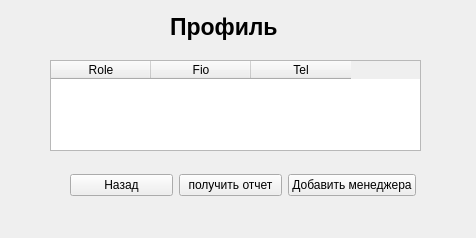
<?xml version="1.0" encoding="UTF-8"?>
<ui version="4.0">
 <class>Form</class>
 <widget class="QWidget" name="Form">
  <property name="geometry">
   <rect>
    <x>0</x>
    <y>0</y>
    <width>476</width>
    <height>238</height>
   </rect>
  </property>
  <property name="windowTitle">
   <string>Form</string>
  </property>
  <widget class="QLabel" name="label">
   <property name="geometry">
    <rect>
     <x>170</x>
     <y>10</y>
     <width>135</width>
     <height>34</height>
    </rect>
   </property>
   <property name="font">
    <font>
     <family>MS Sans Serif</family>
     <pointsize>17</pointsize>
     <weight>75</weight>
     <bold>true</bold>
    </font>
   </property>
   <property name="text">
    <string>Профиль</string>
   </property>
   <property name="textFormat">
    <enum>Qt::AutoText</enum>
   </property>
  </widget>
  <widget class="QTableWidget" name="tableWidget">
   <property name="geometry">
    <rect>
     <x>50</x>
     <y>60</y>
     <width>371</width>
     <height>91</height>
    </rect>
   </property>
   <column>
    <property name="text">
     <string>Role</string>
    </property>
   </column>
   <column>
    <property name="text">
     <string>Fio</string>
    </property>
   </column>
   <column>
    <property name="text">
     <string>Tel</string>
    </property>
   </column>
  </widget>
  <widget class="QWidget" name="">
   <property name="geometry">
    <rect>
     <x>70</x>
     <y>170</y>
     <width>346</width>
     <height>30</height>
    </rect>
   </property>
   <layout class="QHBoxLayout" name="horizontalLayout">
    <item>
     <widget class="QPushButton" name="pushButton">
      <property name="text">
       <string>Назад</string>
      </property>
     </widget>
    </item>
    <item>
     <widget class="QPushButton" name="pushButton_2">
      <property name="text">
       <string>получить отчет</string>
      </property>
     </widget>
    </item>
    <item>
     <widget class="QPushButton" name="pushButton_3">
      <property name="text">
       <string>Добавить менеджера</string>
      </property>
     </widget>
    </item>
   </layout>
  </widget>
 </widget>
 <resources/>
 <connections/>
</ui>
